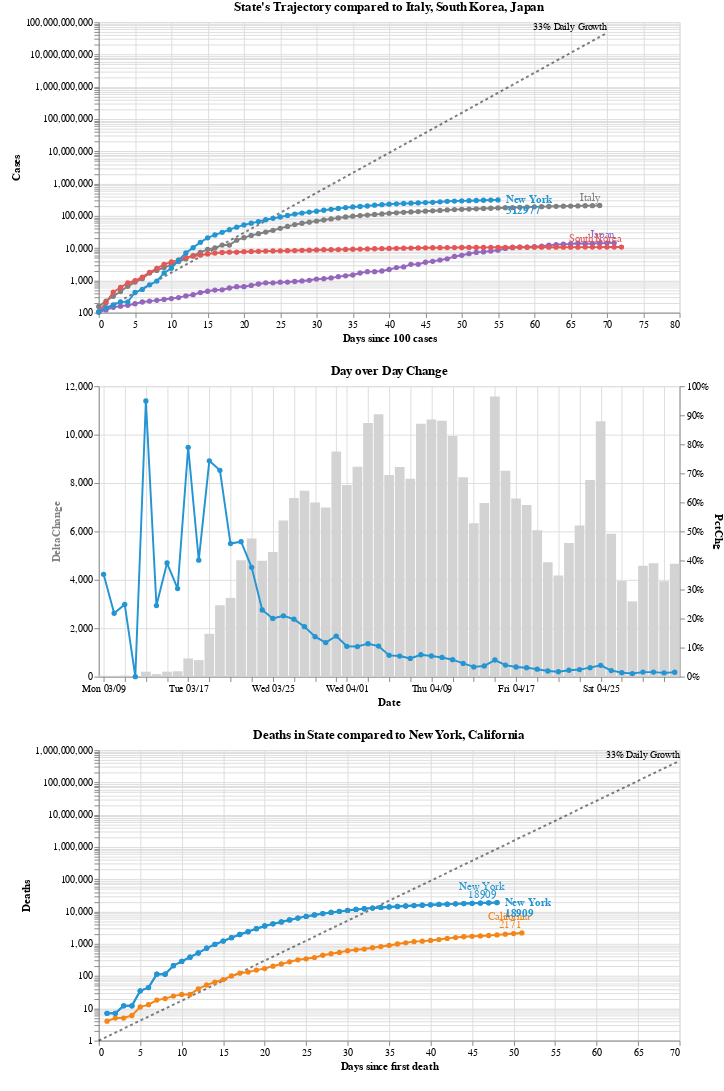

Notebook source saved alongside this figure:
### Code cell
#hide_input
growth_chart = alt.vconcat(
    chart2,
    alt.layer(chart3, chart4).resolve_scale(y='independent'), 
    chart5
).add_selection(
    state_selection
).configure_view(
    stroke=None
).configure(
    padding={'left':10, 'bottom':20}
)

growth_chart
